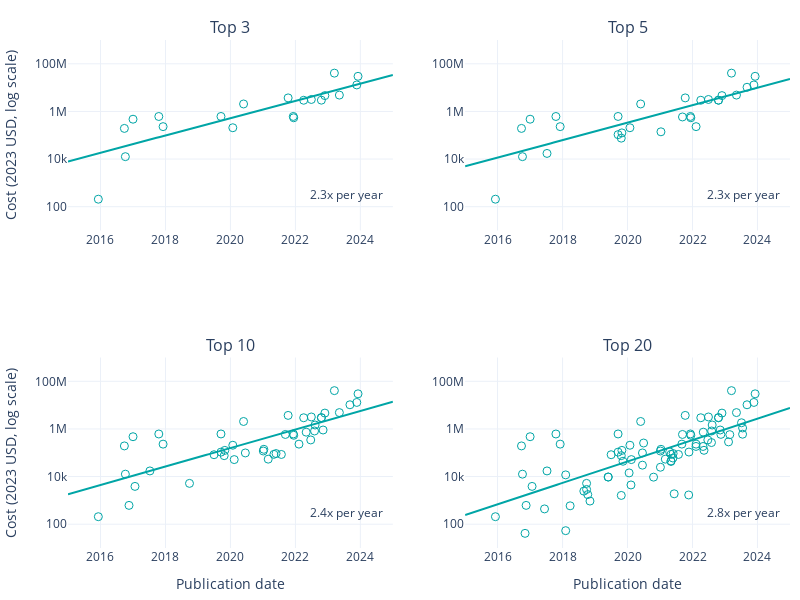

Notebook source saved alongside this figure:
### Code cell
ns = [3, 5, 10, 20]
subplot_titles = [f'Top {n}' for n in ns]
# Create figure with subplots
fig = make_subplots(rows=2, cols=2, subplot_titles=subplot_titles)

for i, n in enumerate(ns):
    results_name = f'hardware-capex-energy-top_n={n}-original'
    top_n_results_dir = f'results/{results_name}/'
    cost_df = pd.read_csv(top_n_results_dir + 'cost_dataset.csv')
    col = 'Cost (inflation-adjusted)'

    fig.add_trace(
        go.Scatter(
            x=cost_df['Publication date'],
            y=cost_df[col],
            mode='markers',
            # open circles
            marker=dict(
                size=8,
                line=dict(width=1, color='DarkSlateGrey'),
                symbol='circle-open',
            ),
            name=f'Top {n}',
        ),
        row=i // 2 + 1,
        col=i % 2 + 1,
    )

    # predictions
    predicted_cost_df = pd.read_csv(top_n_results_dir + 'predicted_cost_dataset.csv')
    fig.add_trace(
        go.Scatter(
            x=predicted_cost_df['Publication date'],
            y=10**predicted_cost_df['mean'],
            mode='lines',
            name='Predicted',
        ),
        row=i // 2 + 1,
        col=i % 2 + 1,
    )

    slope = predicted_cost_df['mean'].diff().iloc[1] / predicted_cost_df['Publication date (float)'].diff().iloc[1]
    # annotate slope
    fig.add_annotation(
        x=predicted_cost_df['Publication date'].iloc[-15],
        y=2.5,
        text=f'{10**slope:.2g}x per year',
        showarrow=False,
        font=dict(
            size=12,
        ),
        row=i // 2 + 1,
        col=i % 2 + 1,
    )

    # log y axis
    fig.update_yaxes(type='log', row=i // 2 + 1, col=i % 2 + 1)
    # y limits
    fig.update_yaxes(range=[1, 9], row=i // 2 + 1, col=i % 2 + 1)
    # Same color for all traces: #00a5a6
    fig.update_traces(marker=dict(color='#00a5a6'), row=i // 2 + 1, col=i % 2 + 1)
    # axis labels
    if i % 2 == 0:
        fig.update_yaxes(title_text='Cost (2023 USD, log scale)', row=i // 2 + 1, col=i % 2 + 1)
    if i // 2 == 1:
        fig.update_xaxes(title_text='Publication date', row=i // 2 + 1, col=i % 2 + 1)

# Update layout
fig.update_layout(
    width=800,
    height=600,
    showlegend=False,
)

# plotly white style
fig.update_layout(template='plotly_white')
# no grid
# fig.update_xaxes(showgrid=False)
# fig.update_yaxes(showgrid=False)

# margins
fig.update_layout(margin=dict(l=10, r=10, t=40, b=10))

save_plot(fig, results_dir, 'top_n_comparison')

# Show the figure
fig.show()
